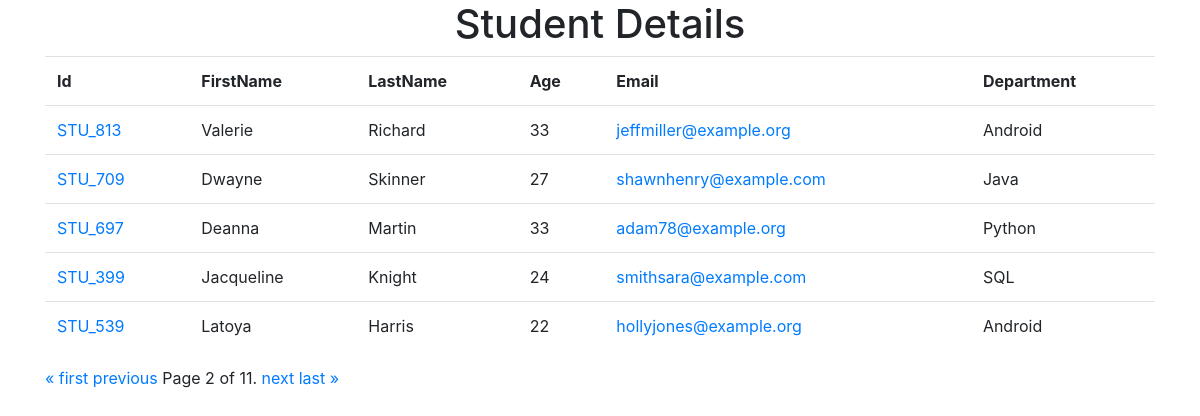
Screenshot of /?page=2 with the database file from the repository.
### studentapp/models.py (models this page shows)
class Student(models.Model):
    dept = models.ForeignKey(Department, on_delete=models.CASCADE)
    student_id = models.OneToOneField(StudentId, on_delete=models.CASCADE)
    firstname = models.CharField(max_length=50)
    lastname = models.CharField(max_length=50)
    age = models.IntegerField()
    email=models.CharField(max_length=50)

class StudentId(models.Model):
    student_id = models.CharField(max_length=20)

class Department(models.Model):
    deptname = models.CharField(max_length=50)

### studentapp/views.py (the view)
# urls.py: path("",index,name="index"),
def index(request):
    studentData = Student.objects.all()
    paginator = Paginator(studentData, 5)
    page_number = request.GET.get("page")
    page_obj = paginator.get_page(page_number)
    return render(request, 'index.html',{"studentData":page_obj})

### templates/index.html (shortened to what this page needs)
<!DOCTYPE html>
<html lang="en">
<head>
    <link rel="stylesheet" href="https://cdn.jsdelivr.net/npm/bootstrap@4.4.1/dist/css/bootstrap.min.css"
>
</head>
<body>
    <div class="container">
        <div class="row">
            <div class="col-12">
                <h1 align="center">Student Details</h1>
                <table class="table">
                    <tr>
                        <th>Id</th>
                        <th>FirstName</th>
                        <th>LastName</th>
                        <th>Age</th>
                        <th>Email</th>
                        <th>Department</th>
                    </tr>
                    {%for i in studentData%}
                    <tr>
                        <td><a href="{%url 'marks' i.student_id.student_id%}">{{i.student_id.student_id}}</a></td>
                        <td>{{i.firstname}}</td>
                        <td>{{i.lastname}}</td>
                        <td>{{i.age}}</td>
                        <td><a href="{%url 'sendmail' i.student_id.student_id%}">{{i.email}}</a></td>
                        <td>{{i.dept.deptname}}</td>
                    </tr>
                    {%endfor%}
                </table>
                <div class="pagination">
                    <span class="step-links">
                        {% if studentData.has_previous %}
                        <a href="?page=1">&laquo; first</a>
                        <a href="?page={{ studentData.previous_page_number }}">previous</a>
                        {% endif %}
                        <span class="current">
                            Page {{ studentData.number }} of {{ studentData.paginator.num_pages }}.
                        </span>
                        {% if studentData.has_next %}
                        <a href="?page={{ studentData.next_page_number }}">next</a>
                        <a href="?page={{ studentData.paginator.num_pages }}">last &raquo;</a>
                        {% endif %}
                    </span>
                </div>
            </div>
        </div>
    </div>
</body>
</html>

### rows the page displays
Student: student_id.student_id "STU_813", firstname "Valerie", lastname "Richard", age "33", email "jeffmiller@example.org", dept.deptname "Android"
Student: student_id.student_id "STU_709", firstname "Dwayne", lastname "Skinner", age "27", email "shawnhenry@example.com", dept.deptname "Java"
Student: student_id.student_id "STU_697", firstname "Deanna", lastname "Martin", age "33", email "adam78@example.org", dept.deptname "Python"
Student: student_id.student_id "STU_399", firstname "Jacqueline", lastname "Knight", age "24", email "smithsara@example.com", dept.deptname "SQL"
Student: student_id.student_id "STU_539", firstname "Latoya", lastname "Harris", age "22", email "hollyjones@example.org", dept.deptname "Android"

### other values shown
{{ studentData.number }} "2"
{{ studentData.paginator.num_pages }} "11"
